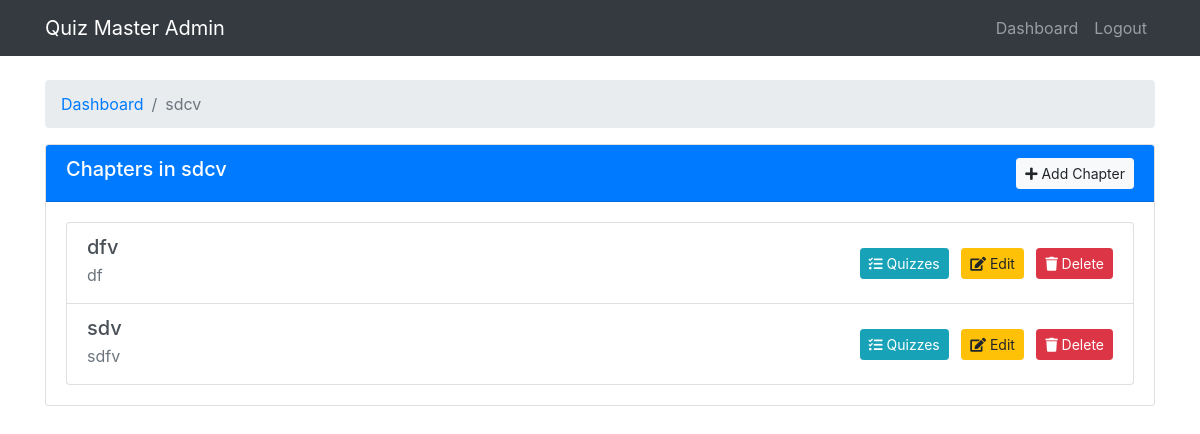
Screenshot of /admin/subject/1/chapters (signed in) with the database file from the repository.
### models/db_setup.py (models this page shows)
class Subject(db.Model):
    id = db.Column(db.Integer, primary_key=True)
    name = db.Column(db.String(100), nullable=False)
    description = db.Column(db.Text)
    chapters = db.relationship('Chapter', backref='subject', lazy=True, cascade="all, delete-orphan")

class Chapter(db.Model):
    id = db.Column(db.Integer, primary_key=True)
    name = db.Column(db.String(100), nullable=False)
    description = db.Column(db.Text)
    subject_id = db.Column(db.Integer, db.ForeignKey('subject.id'), nullable=False)
    quizzes = db.relationship('Quiz', backref='chapter', lazy=True, cascade="all, delete-orphan")

### controllers/admin.py (the view)
def view_chapters(subject_id):
    if not session.get('is_admin'):
        return redirect(url_for('login'))
    subject = Subject.query.get_or_404(subject_id)
    return render_template('admin/chapters.html', subject=subject)

### templates/admin/chapters.html (shortened to what this page needs)
<!DOCTYPE html>
<html lang="en">
<head>
    <link rel="stylesheet" href="https://stackpath.bootstrapcdn.com/bootstrap/4.5.2/css/bootstrap.min.css">
    <link rel="stylesheet" href="https://cdnjs.cloudflare.com/ajax/libs/font-awesome/5.15.1/css/all.min.css">
</head>
<body>
    <nav class="navbar navbar-expand-lg navbar-dark bg-dark">
        <div class="container">
            <a class="navbar-brand" href="#">Quiz Master Admin</a>
            <div class="collapse navbar-collapse" id="navbarNav">
                <ul class="navbar-nav ml-auto">
                    <li class="nav-item">
                        <a class="nav-link" href="{{ url_for('admin_dashboard') }}">Dashboard</a>
                    </li>
                    <li class="nav-item">
                        <a class="nav-link" href="{{ url_for('logout') }}">Logout</a>
                    </li>
                </ul>
            </div>
        </div>
    </nav>
    <div class="container mt-4">
        <nav aria-label="breadcrumb">
            <ol class="breadcrumb">
                <li class="breadcrumb-item"><a href="{{ url_for('admin_dashboard') }}">Dashboard</a></li>
                <li class="breadcrumb-item active">{{ subject.name }}</li>
            </ol>
        </nav>
        <div class="card">
            <div class="card-header bg-primary text-white d-flex justify-content-between align-items-center">
                <h5>Chapters in {{ subject.name }}</h5>
                <a href="{{ url_for('add_chapter', subject_id=subject.id) }}" class="btn btn-sm btn-light">
                    <i class="fas fa-plus"></i> Add Chapter
                </a>
            </div>
            <div class="card-body">
                {% if subject.chapters %}
                    <div class="list-group">
                        {% for chapter in subject.chapters %}
                            <div class="list-group-item list-group-item-action d-flex justify-content-between align-items-center">
                                <div>
                                    <h5 class="mb-1">{{ chapter.name }}</h5>
                                    <p class="mb-1 text-muted">{{ chapter.description }}</p>
                                </div>
                                <div>
                                    <a href="{{ url_for('view_quizzes', chapter_id=chapter.id) }}" class="btn btn-info btn-sm mr-2">
                                        <i class="fas fa-tasks"></i> Quizzes
                                    </a>
                                    <a href="{{ url_for('edit_chapter', chapter_id=chapter.id) }}" class="btn btn-warning btn-sm mr-2">
                                        <i class="fas fa-edit"></i> Edit
                                    </a>
                                    <a href="{{ url_for('delete_chapter', chapter_id=chapter.id) }}" class="btn btn-danger btn-sm"
                                       onclick="return confirm('Are you sure you want to delete this chapter?')">
                                        <i class="fas fa-trash"></i> Delete
                                    </a>
                                </div>
                            </div>
                        {% endfor %}
                    </div>
                {% else %}
                    <p class="text-center">No chapters added for this subject yet.</p>
                {% endif %}
            </div>
        </div>
    </div>
</body>
</html>

### rows the page displays
Subject: name "sdcv"
Chapter: name "dfv", description "df"
Chapter: name "sdv", description "sdfv"
